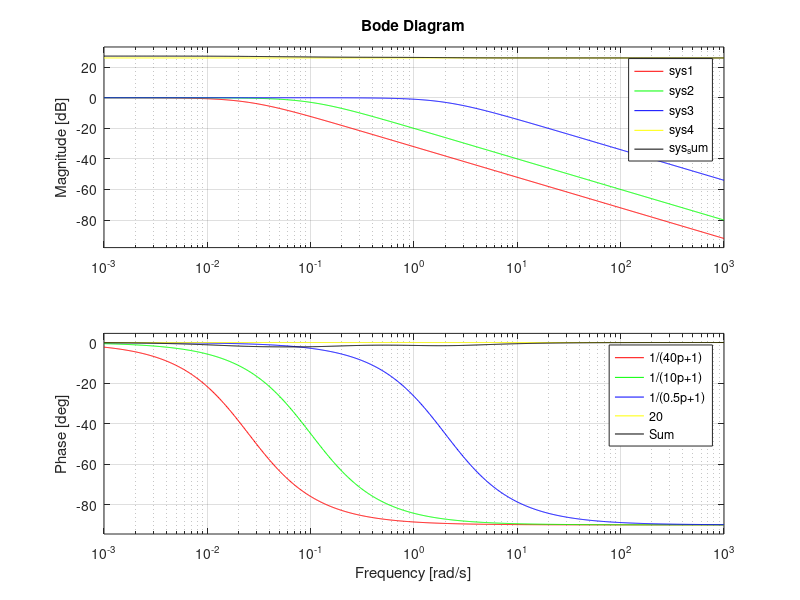

Recreate this plot in MATLAB.
% Define the transfer functions
sys1 = tf(1, [40 1]);
sys2 = tf(1, [10 1]);
sys3 = tf(1, [0.5 1]);
sys4 = tf(20, [0 1]);

% Sum of the transfer functions
sys_sum = sys1 + sys2 + sys3+ sys4;

% Plot the Bode plots
figure;
bode(sys1, 'r', sys2, 'g', sys3, 'b', sys4, 'y', sys_sum, 'k');
legend('1/(40p+1)', '1/(10p+1)', '1/(0.5p+1)', '20', 'Sum');
grid on;